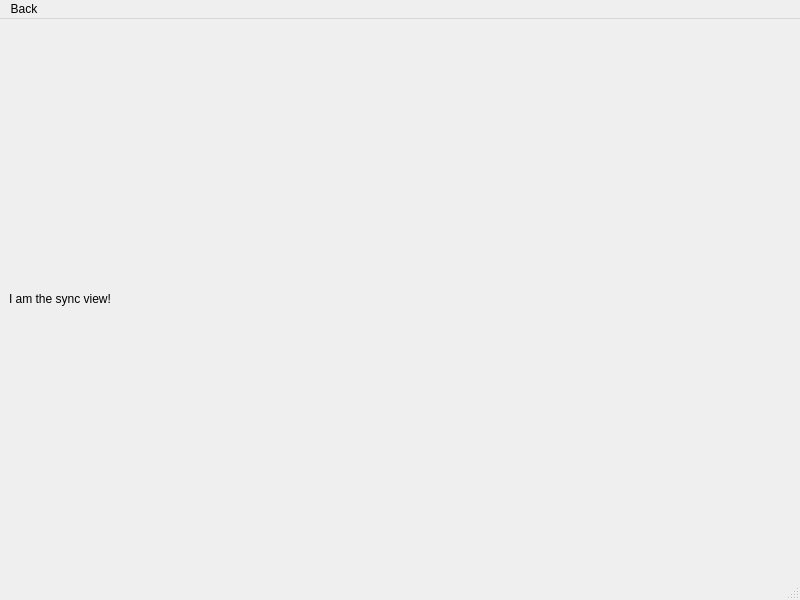
<?xml version="1.0" encoding="UTF-8"?>
<ui version="4.0">
 <class>SyncView</class>
 <widget class="QMainWindow" name="SyncView">
  <property name="geometry">
   <rect>
    <x>0</x>
    <y>0</y>
    <width>800</width>
    <height>600</height>
   </rect>
  </property>
  <property name="windowTitle">
   <string>MainWindow</string>
  </property>
  <widget class="QWidget" name="centralwidget">
   <layout class="QHBoxLayout" name="horizontalLayout">
    <item>
     <widget class="QLabel" name="label">
      <property name="text">
       <string>I am the sync view!</string>
      </property>
     </widget>
    </item>
   </layout>
  </widget>
  <widget class="QMenuBar" name="menubar">
   <property name="geometry">
    <rect>
     <x>0</x>
     <y>0</y>
     <width>800</width>
     <height>22</height>
    </rect>
   </property>
   <widget class="QMenu" name="menuBack">
    <property name="title">
     <string>Back</string>
    </property>
   </widget>
   <addaction name="menuBack"/>
  </widget>
  <widget class="QStatusBar" name="statusbar"/>
 </widget>
 <resources/>
 <connections/>
</ui>
